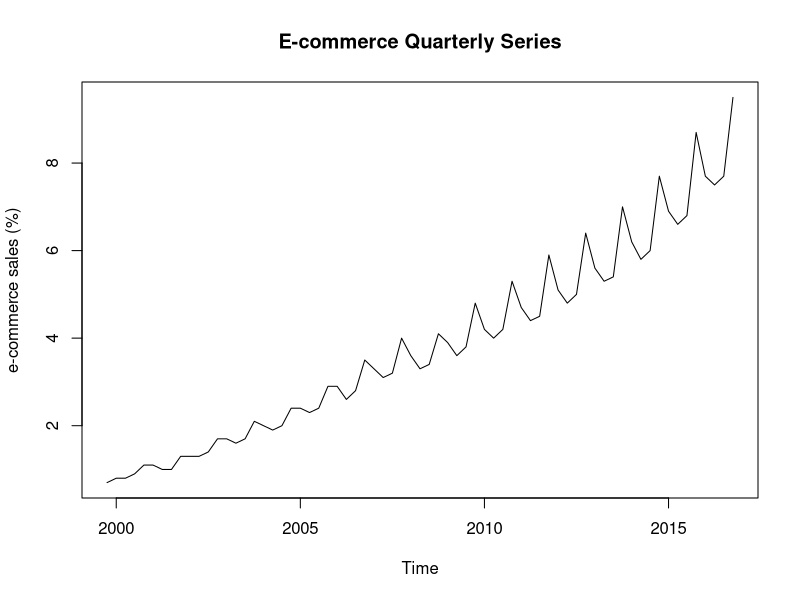

R code for this plot: (Note: this script raises an error after producing the figure.)
## ---- chunk 1
# add packages
library(knitr)
# prevent source code from running off the page
opts_chunk$set(tidy.opts=list(width.cutoff=70), tidy=TRUE)
# remove all objects from current workspace
rm(list = ls())
# set seed number to reproduce results
set.seed(1)
# load data
# 1. ECOMPCTNSA: E-commerce retail sales as a percent of total sales
# https://fred.stlouisfed.org/series/ECOMPCTNSA
raw.sales <- read.csv('./data/ECOMPCTNSA.csv', header=TRUE, sep=',')
## ---- chunk 2
dim(raw.sales)
kable(summary(raw.sales)) 
sales <- ts(raw.sales$ECOMPCTNSA, start=c(1999,4), frequency=4)
head(sales); tail(sales)
## ---- chunk 3
plot(sales, ylab = 'e-commerce sales (%)', main='E-commerce Quarterly Series')
lines(ma(sales, order=4, centre=T), col='blue')
acf(sales)
## ---- chunk 4
# unit root test
# H0: stationary, HA: p < 0.05, non-stationary
kpss.test(sales)
# number of differences required
nsdiffs(sales)
## ---- chunk 5
# first-order differenced series plot
plot(diff(sales, difference=1))
# first-order differenced log-transformed series plot
plot(diff(log(sales), difference=1))
# first-order differenced log-transformed series
tsdisplay(diff(log(sales), lag=4, difference=1))
# second-order differenced log-transformed series
tsdisplay(diff(log(sales), lag=4, difference=2))
# unit root test on first-order differenced log-transformed series
kpss.test(diff(log(sales), lag=4, difference=1))
# unit root test on first-order differenced log-transformed series
kpss.test(diff(log(sales), lag=4, difference=2))
## ---- chunk 6
AIC(Arima(log(sales), order=c(1,2,3),seasonal=list(order=c(1,2,1),4)))
## ---- chunk 7
base.m <- Arima(log(sales), order=c(1,2,3),seasonal=list(order=c(1,2,1),4))
best.m <- base.m
for(P in 0:2) {
  for(Q in 0:2) {
    for(p in 0:2) {
      for(q in 0:2) {
        m <- Arima(log(sales), order=c(P,2,Q), seasonal=list(order=c(p,2,q)))
        if(m$aic < best.m$aic) {
          best.m <- m
        }
      }
    }
  }
}
best.m
